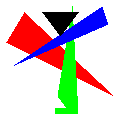

This chart was generated by the following Python code:
import copy
import sys
import numpy
import math
from PIL import Image
from triclip import *
# ...
#image = Image.new("RGBA", (width, height), (0,0,0,0))
# ...
#image.im.putpixel((x,y), (red, green, blue, alpha))
# ...
#image.save(filename)


if len(sys.argv) < 2:
    print("Usage: python your_program.py <input_file>")
    sys.exit(1)

input_file = sys.argv[1]
words = []
x=[]
y=[]
z=[]
w=[]
x_viewport=[]
y_viewport=[]
r=[]
g=[]
b=[]
alpha=[]
t_x=[]
t_y=[]
tri=[]
hyp=False
def getPerspectiveMatrix():
    a=1
    theta=math.pi/2
    n=0.1
    f=10
    t=n*math.tan(theta/2)
    b=-t
    r=a*t
    l=-r
    perspective_matrix=numpy.array([
    [2*n/(r-l),0,0,0],
    [0,2*n/(t-b),0,0],
    [0,0,(f+n)/(f-n),-2*f*n/(f-n)],
    [0,0,1,0]
    ])
    return perspective_matrix

def getPointsByValue(up,low):
    dx=up[0]-low[0]
    dy=up[1]-low[1]
    dz=up[2]-low[2]
    #print(f'{dx},{dy},{dz}')
    if dy==0 :

        return []
    dx=dx/dy
    dz=dz/dy
    dy=1
    oy=math.ceil(low[1])-low[1]
    ox=oy*dx
    oz=oy*dz
    newy=oy+low[0]
    newx=ox+low[1]
    newz=oz+low[2]
    toreturn=[]
    
    while newy<up[1]:
        toreturn.append((newx,newy,newz))
        newx=newx+dx
        newy=newy+dy
        newz=newz+dz
    return toreturn
def getPoints(up_index,low_index):
    dx=x_viewport[up_index]-x_viewport[low_index]
    #print(up_index)
    #print(low_index)
    dy=y_viewport[up_index]-y_viewport[low_index]
    #dz=z_viewport[up_index]-z_viewport[low_index]
    if dy==0 :
        return []
    dx=dx/dy
    #dz=dz/dy
    dy=1
    oy=math.ceil(y_viewport[low_index])-y_viewport[low_index]
    ox=oy*dx
    #oz=oy*dz
    newy=oy+y_viewport[low_index]
    newx=ox+x_viewport[low_index]
    
    
    toreturn=[]
    
    while newy<y_viewport[up_index]:
        toreturn.append((newx,newy))
        newx=newx+dx
        newy=newy+dy
        #newz=newz+dz
    #print(toreturn)
    return toreturn
def viewPort(x,y,w,width,height):
    return ((x/w+1)*width/(2),(y/w+1)*height/(2))
def getLerpLinear(l,m,u,p):
    lu=[u[0]-l[0],u[1]-l[1]] #w1 x
    lm=[m[0]-l[0],m[1]-l[1]] #w2 y
    a=numpy.array([[lu[0],lm[0]],[lu[1],lm[1]]])
    #print(f'{l},{m},{u},{p}')
    #print(a)
    lp=[p[0]-l[0],p[1]-l[1]]
    b=numpy.array(lp)
    #print(b)
    return numpy.linalg.solve(a,b)

def getLerpLinearUnit(l,m,u):
    x=numpy.array([1,0])
    y=numpy.array([0,1])
    lu=[u[0]-l[0],u[1]-l[1]] #w1 x
    lm=[m[0]-l[0],m[1]-l[1]] #w2 y
    a=numpy.array([[lu[0],lm[0]],[lu[1],lm[1]]])
    #print(f'{l},{m},{u},{p}')
    #print(a)
    #print(b)
    return (numpy.linalg.solve(a,x),numpy.linalg.solve(a,y))

def sRGB_to_linear(color):
    linear_color = []
    for value in color:
        normalized_value = value / 255.0
        if normalized_value <= 0.04045:
            linear_value = normalized_value / 12.92
        else:
            linear_value = ((normalized_value + 0.055) / 1.055) ** 2.4
        linear_color.append(linear_value)
    return linear_color
def linear_to_sRGB(color):
    sRGB_color = []
    for value in color:
        if value <= 0.0031308:
            sRGB_value = int(value * 12.92 * 255 + 0.5)
        else:
            sRGB_value = int((1.055 * (value**(1 / 2.4)) - 0.055) * 255 + 0.5)
        sRGB_color.append(sRGB_value)
    return sRGB_color
#mats  primitive->#clip->#[x,y,z,w]*=1/w->perspectiveproject[x,y,z,1]->viewport->(draw)hypinterpolation->

def getColor(up_index,low_index):
    Dx=x_viewport[up_index]-x_viewport[low_index]
    #print(up_index)
    #print(low_index)
    Dy=y_viewport[up_index]-y_viewport[low_index]
    

    dx=Dx/Dy
    dy=1
    oy=math.ceil(y_viewport[low_index])-y_viewport[low_index]
    ox=oy*dx
    newy=oy+y_viewport[low_index]
    newx=ox+x_viewport[low_index]
    dcolor=((r[up_index] -r[low_index] )/Dy,(g[up_index] -g[low_index] )/Dy,(b[up_index] -b[low_index] )/Dy,0)
    color=(r[low_index] ,g[low_index] ,b[low_index] ,255)
    toreturn=[]
    
    while newy<y_viewport[up_index]:
        toreturn.append(color)
        color=(color[0]+dcolor[0],color[1]+dcolor[1],color[2]+dcolor[2],255)
        newx=newx+dx
        newy=newy+dy
    return toreturn
def draw(tri):
    if tri[0]==-1:
        return
    up_index=tri[0]
    low_index=tri[0]
    middle_index=tri[0]
    #print(tri)
    #print(f'up:{up_index},middle:{middle_index},low:{low_index}')
    #print(f'len(y_v):{len(y_viewport)}')
    for a in tri:
        #print(f'up_index={up_index},aaa={a}')
        if y_viewport[up_index]<y_viewport[a]:
            up_index=a
        if y_viewport[a]<y_viewport[low_index]:
            low_index=a
    for a in tri:
        if a!=low_index and a!=up_index:
            middle_index=a
    #print(f'up_index={up_index},middle_index={middle_index},low_index={low_index}')
    line_a=getPoints(up_index,low_index)
    line_b=getPoints(middle_index,low_index)+getPoints(up_index,middle_index)
    if len(line_a)==0 or len(line_b)==0:
        return
    #print(a)
    #print(f'len a = {len(a)},len b ={len(b)}')
    #return
    direction=1
    if line_a[1][0]>=line_b[1][0]:
        direction=-1
    #get the first integer point in the triangle
    #if direction==1:
    #    _x=math.ceil(line_a[0][0])#
    #else :
    #    _x=math.floor(line_a[0][0])#
    #_y=line_a[0][1]
    #first_point=(_x,_y)
    #op=(_x-x[up_index],_y-y[up_index])
    #print(f'''low:{(x_viewport[low_index],y_viewport[low_index])},
    #        middle:{(x_viewport[middle_index],y_viewport[middle_index])},
    #        up:{(x_viewport[up_index],y_viewport[up_index])},
    #        ''')
    #print(f'''low:{(x[low_index],y[low_index])},
    #middle:{(x[middle_index],y[middle_index])},
    #up:{(x[up_index],y[up_index])},
    #''')
    basedepth=z[low_index]
    W1_z=z[up_index]-basedepth
    W2_z=z[middle_index]-basedepth
    base_w=w[low_index]
    W1_w=w[up_index]-base_w
    W2_w=w[middle_index]-base_w
    basecolor=(r[low_index],g[low_index]  ,b[low_index] ,alpha[low_index])
   #print(f'{r[up_index]-r[low_index]},{g[up_index]-g[low_index]},{b[up_index]-b[low_index]}')
    W1=(r[up_index]-r[low_index],g[up_index]-g[low_index],b[up_index]-b[low_index] ,alpha[up_index]-alpha[low_index])
    W2=(r[middle_index] -r[low_index] ,g[middle_index] -g[low_index] ,b[middle_index] -b[low_index] ,alpha[middle_index] -alpha[low_index])
    #print(f'W1={W1}')
    #(unit_x,unit_y)=getLerpLinearUnit((x_viewport[low_index],y_viewport[low_index]),(x_viewport[middle_index],y_viewport[middle_index]),(x_viewport[up_index],y_viewport[up_index]))
    #print(f'{unit_x},{unit_y}')
    for i in range(len(line_a)):
        ax=line_a[i][0]
        bx=line_b[i][0]
        #print(f'ax={ax},bx={bx}')
        #dcolor=(bcolor[i][0]-acolor[i][0],bcolor[i][1]-acolor[i][1],bcolor[i][2]-acolor[i][2],0)
        dx=(line_b[i][0]-line_a[i][0])*direction
        #if dx==0:
        #    dcolor=(0,0,0,0)
        #else:
        #    dcolor=(dcolor[0]/dx,dcolor[1]/dx,dcolor[2]/dx,0)
        #color=(acolor[i][0],acolor[i][0],acolor[i][0],255)
        if direction==1:
            x_value=math.ceil(ax)#
            condition=x_value < bx and x_value>=0 and x_value<=width and line_a[i][1]>=0 and line_a[i][1]<=height
        else :
            x_value=math.floor(ax)#
            condition=x_value >= bx   and x_value>=0 and x_value<=width and line_a[i][1]>=0 and line_a[i][1]<=height

        dif=x_value-ax
        p=(ax+dif,line_a[i][1])
        #print(p)
        #print(f'line y={a[i][1]} x={a[i][0]} -- {b[i][0]}') 
        while condition:#
            #print((int(x_value),int(a[1])))
            #print(f'x,y:({x_value},{round(line_a[i][1])})')
            if x_value> width or line_a[i][1]>height :
                x_value=x_value+direction
                if direction==1:
                    condition=x_value < line_b[i][0]
                else:
                    condition=x_value >= line_b[i][0]                                
                p=(p[0]+direction,p[1])
                break
                
            if x_value== width or line_a[i][1]==height :
                x_value=x_value+direction
                if direction==1:
                    condition=x_value < line_b[i][0]
                else:
                    condition=x_value >= line_b[i][0]                                
                p=(p[0]+direction,p[1])
                continue
           #print(f'{(x_viewport[low_index],y_viewport[low_index])},{(x_viewport[middle_index],y_viewport[middle_index])},{(x_viewport[up_index],y_viewport[up_index])},{p}')
            
            (w1,w2)=getLerpLinear((x_viewport[low_index],y_viewport[low_index]),(x_viewport[middle_index],y_viewport[middle_index]),(x_viewport[up_index],y_viewport[up_index]),p)
            
            #dif_x=_x-first_point[0]
            #dif_y=_y-first_point[1]
            #(w1,w2)=((op[0]+dif_x)*unit_x[0]+(op[1]+dif_y)*unit_y[0],(op[0]+dif_x)*unit_x[1]+(op[1]+dif_y)*unit_y[1])
           
            _depth=basedepth+W1_z*w1+W2_z*w2
            _w=base_w+W1_w*w1+W2_w*w2
            _x=round(x_value)
            _y=round(line_a[i][1])

            #print(f'base{basecolor}+{W1}*{w1}+{W2}*{w2}')
            _r=basecolor[0]+W1[0]*w1+W2[0]*w2
            _g=basecolor[1]+W1[1]*w1+W2[1]*w2
            _b=basecolor[2]+W1[2]*w1+W2[2]*w2
            _a=basecolor[3]+W1[3]*w1+W2[3]*w2
            if hyp:
                _r=_r/_w
                _g=_g/_w
                _b=_b/_w
                _depth=_depth/_w
            #print(f'_x={_x},_y={_y}')
            #print('hi')
            if depth_flag==True:
                #image.im.putpixel((_x,_y),(round(255*_r),round(255*_g),round(255*_b),255))
                #print(f'append{_r},{_g},{_b},{_depth},to ({_x},{_y})')
                pixels[_y][_x].append([_r,_g,_b,_a,_depth])
                (testx,testy)=(2,3)
           #     if _x==testx and _y==testy:
                    #print(f'test{(testx,testy)}{pixels[_y][_x]}')
            else:
                #print("yes")
                #print(f'append{_r},{_g},{_b},to {_x},{_y}')
                pixels[_y][_x][-1]=[(_r),(_g),(_b),1,_depth]
                #print(pixel_depth[round(x_value)][round(a[i][1])])
                #image.im.putpixel((_x,_y),(round(255*_r),round(255*_g),round(255*_b),255))
    
            x_value=x_value+direction
            if direction==1:
                condition=x_value < line_b[i][0]
            else:
                condition=x_value >= line_b[i][0]                                
            p=(p[0]+direction,p[1])
def drawt(tri):
    if tri[0]==-1:
        return
    up_index=tri[0]
    low_index=tri[0]
    middle_index=tri[0]
    #print(tri)
    #print(f'up:{up_index},middle:{middle_index},low:{low_index}')
    #print(f'len(y_v):{len(y_viewport)}')
    for a in tri:
        #print(f'up_index={up_index},aaa={a}')
        if y_viewport[up_index]<y_viewport[a]:
            up_index=a
        if y_viewport[a]<y_viewport[low_index]:
            low_index=a
    for a in tri:
        if a!=low_index and a!=up_index:
            middle_index=a
    #print(f'up_index={up_index},middle_index={middle_index},low_index={low_index}')
    line_a=getPoints(up_index,low_index)
    line_b=getPoints(middle_index,low_index)+getPoints(up_index,middle_index)
    if len(line_a)==0 or len(line_b)==0:
        return
    #print(a)
    #print(f'len a = {len(a)},len b ={len(b)}')
    #return
    direction=1
    if line_a[1][0]>=line_b[1][0]:
        direction=-1
    #get the first integer point in the triangle
    #if direction==1:
    #    _x=math.ceil(line_a[0][0])#
    #else :
    #    _x=math.floor(line_a[0][0])#
    #_y=line_a[0][1]
    #first_point=(_x,_y)
    #op=(_x-x[up_index],_y-y[up_index])
    #print(f'''low:{(x_viewport[low_index],y_viewport[low_index])},
    #        middle:{(x_viewport[middle_index],y_viewport[middle_index])},
    #        up:{(x_viewport[up_index],y_viewport[up_index])},
    #        ''')
    #print(f'''low:{(x[low_index],y[low_index])},
    #middle:{(x[middle_index],y[middle_index])},
    #up:{(x[up_index],y[up_index])},
    #''')
    basedepth=z[low_index]
    W1_z=z[up_index]-basedepth
    W2_z=z[middle_index]-basedepth
    base_w=w[low_index]
    W1_w=w[up_index]-base_w
    W2_w=w[middle_index]-base_w
    basecolor=[t_x[low_index],t_y[low_index]]
   #print(f'{r[up_index]-r[low_index]},{g[up_index]-g[low_index]},{b[up_index]-b[low_index]}')
    W1=[t_x[up_index]-t_x[low_index],t_y[up_index]-t_y[low_index]]
    W2=[t_x[middle_index] -t_x[low_index] ,t_y[middle_index] -t_y[low_index]]
    #print(f'W1={W1}')
    #(unit_x,unit_y)=getLerpLinearUnit((x_viewport[low_index],y_viewport[low_index]),(x_viewport[middle_index],y_viewport[middle_index]),(x_viewport[up_index],y_viewport[up_index]))
    #print(f'{unit_x},{unit_y}')
    for i in range(len(line_a)):
        ax=line_a[i][0]
        bx=line_b[i][0]
        #print(f'ax={ax},bx={bx}')
        #dcolor=(bcolor[i][0]-acolor[i][0],bcolor[i][1]-acolor[i][1],bcolor[i][2]-acolor[i][2],0)
        dx=(line_b[i][0]-line_a[i][0])*direction
        #if dx==0:
        #    dcolor=(0,0,0,0)
        #else:
        #    dcolor=(dcolor[0]/dx,dcolor[1]/dx,dcolor[2]/dx,0)
        #color=(acolor[i][0],acolor[i][0],acolor[i][0],255)
        if direction==1:
            x_value=math.ceil(ax)#
            condition=x_value < bx and x_value>=0 and x_value<=width and line_a[i][1]>=0 and line_a[i][1]<=height
        else :
            x_value=math.floor(ax)#
            condition=x_value >= bx   and x_value>=0 and x_value<=width and line_a[i][1]>=0 and line_a[i][1]<=height

        dif=x_value-ax
        p=(ax+dif,line_a[i][1])
        #print(p)
        #print(f'line y={a[i][1]} x={a[i][0]} -- {b[i][0]}') 
        while condition:#
            #print((int(x_value),int(a[1])))
            #print(f'x,y:({x_value},{round(line_a[i][1])})')
            if x_value> width or line_a[i][1]>height :
                x_value=x_value+direction
                if direction==1:
                    condition=x_value < line_b[i][0]
                else:
                    condition=x_value >= line_b[i][0]                                
                p=(p[0]+direction,p[1])
                break
                
            if x_value== width or line_a[i][1]==height :
                x_value=x_value+direction
                if direction==1:
                    condition=x_value < line_b[i][0]
                else:
                    condition=x_value >= line_b[i][0]                                
                p=(p[0]+direction,p[1])
                continue
           #print(f'{(x_viewport[low_index],y_viewport[low_index])},{(x_viewport[middle_index],y_viewport[middle_index])},{(x_viewport[up_index],y_viewport[up_index])},{p}')
            
            (w1,w2)=getLerpLinear((x_viewport[low_index],y_viewport[low_index]),(x_viewport[middle_index],y_viewport[middle_index]),(x_viewport[up_index],y_viewport[up_index]),p)
            
            #dif_x=_x-first_point[0]
            #dif_y=_y-first_point[1]
            #(w1,w2)=((op[0]+dif_x)*unit_x[0]+(op[1]+dif_y)*unit_y[0],(op[0]+dif_x)*unit_x[1]+(op[1]+dif_y)*unit_y[1])
           
            _depth=basedepth+W1_z*w1+W2_z*w2
            _w=base_w+W1_w*w1+W2_w*w2
            _x=round(x_value)
            _y=round(line_a[i][1])

            #print(f'base{basecolor}+{W1}*{w1}+{W2}*{w2}')
            _t_x=basecolor[0]+W1[0]*w1+W2[0]*w2
            _t_y=basecolor[1]+W1[1]*w1+W2[1]*w2
            #print(f'(_t_x,_t_y)=({_t_x},{_t_y})')
            #print(f'{basecolor[0]}+{W1[0]}*{w1}+{W2[0]}*{w2}')
            if hyp:
                _t_x=_t_x/_w
                _t_y=_t_y/_w
                _depth=_depth/_w
            #print(f'hyp(_t_x,_t_y)=({_t_x},{_t_y})')
            _r,_g,_b,_a=texture.getpixel((_t_x%1*texture_width, _t_y%1*texture_height))
            _r,_g,_b,_a=(_r/255,_g/255,_b/255,_a/255)
            #print( _r,_g,_b,_a)
            #print(f'_x={_x},_y={_y}')
            pixels[_y][_x].append([_r,_g,_b,_a,_depth])
            #(testx,testy)=(2,3)
    
            x_value=x_value+direction
            if direction==1:
                condition=x_value < line_b[i][0]
            else:
                condition=x_value >= line_b[i][0]                                
            p=(p[0]+direction,p[1])
def linearTosRGB(color):
        if color <= 0.0031308:
            return color * 12.92
        else:
            return 1.055 * (color ** (1 / 2.4)) - 0.055
def sRGBToLinear(color):
    if color <= 0.04045:
        return color / 12.92
    else:
        return ((color + 0.055) / 1.055) ** 2.4

depth_flag=False
sRGB=False
frustum=False
cull=False
decals=False
fsaa=0
clipping_mats=numpy.array([[1,0,0,1],[-1,0,0,1],[0,1,0,1],[0,-1,0,1],[0,0,1,1],[0,0,-1,1]])
tris=[]
trits=[]
pixels=[]
texture_width=0
texture_height=0
texcoord=[-1,-1]
try:
    with open(input_file, 'r') as file:
        input_string = file.read()

        # Split the input string into lines
        lines = input_string.splitlines()
        current_color=(255,255,255,255)
        # Trim leading and trailing spaces for each parsed string
        for line in lines:
            line=line.strip()
            newwords=line.split()
            newwords = [word.strip() for word in newwords]
            if len(newwords)==0:
                continue
            if newwords[0]=='png' :
                original_width=int(newwords[1])
                original_height=int(newwords[2])
                name=newwords[3]
            if newwords[0]=='sRGB' :
                sRGB=True
            if newwords[0]=='texture':
                
                texture = Image.open(newwords[1])
                
                texture_width, texture_height = texture.size
            if newwords[0]=='decals':
                decals=True
            if newwords[0]=='texcoord':
                texcoord=[float(newwords[1]),float(newwords[2])]
                #print(newwords[1]+newwords[2])
                #print(f'append{texcoord}')
            if newwords[0]=='cull':
                cull=True
            if newwords[0]=='xyzw' :
                _x=float(newwords[1])
                _y=float(newwords[2])
                _z=float(newwords[3])
                _w=float(newwords[4])
                x.append(_x)
                y.append(_y)
                z.append(_z)
                w.append(_w)
                r.append(current_color[0]/255)
                g.append(current_color[1]/255)
                b.append(current_color[2]/255)
                t_x.append(texcoord[0])
                t_y.append(texcoord[1])
                alpha.append(current_color[3])
                
            if newwords[0]=='trit' :
                trit=[]
                for element in newwords[1:4]:
                    element=int(element)
                    if element>0:
                        trit.append(element-1)
                    else :
                        if element<0:
                            trit.append(len(x)+element)
                #tri=[int(element)-1 if int(element)>0 else len(tri)+int(element) if len(tri)>0 else 3+int(element) for element in newwords[1:4]]
                if decals:
                    tris.append(trit)
                trits.append(trit)
                #print(f"append{tri}")
                #draw(tri)
            if newwords[0]=='rgba':
                current_color=(int(newwords[1]),int(newwords[2]),int(newwords[3]),float(newwords[4]))
            if newwords[0]=='rgb' :
                current_color=(int(newwords[1]),int(newwords[2]),int(newwords[3]),1)
            if newwords[0]=='frustum':
                frustum=True
            if newwords[0]=='fsaa':
                fsaa=int(newwords[1])
            if newwords[0]=='depth':
                depth_flag=True
            
            if newwords[0]=='hyp':
                hyp=True
                
            if newwords[0]=='tri' :
                tri=[]
                for element in newwords[1:4]:
                    element=int(element)
                    if element>0:
                        tri.append(element-1)
                    else :
                        if element<0:
                            tri.append(len(x)+element)
                #tri=[int(element)-1 if int(element)>0 else len(tri)+int(element) if len(tri)>0 else 3+int(element) for element in newwords[1:4]]
                tris.append(tri)
                #print(f"append{tri}")
                #draw(tri)
    if fsaa>0:
        width=original_width*fsaa
        height=original_height*fsaa
    else:
        width=original_width
        height=original_height
    image = Image.new("RGBA", (original_width,original_height), (255,255,255,255))
    pixel_depth=[[10] * width for _ in range(height)]
    #pixels=[[[[0,0,0,0,10]]] * width for _ in range(height)]#rgba
    pixels=[[[[1,1,1,1,10]] for _ in range(width)] for _ in range(height)]
    if cull:
        index=0
        for tri in tris:
            seg_a=[x[tri[1]]-x[tri[0]],y[tri[1]]-y[tri[0]]]
            seg_b=[x[tri[2]]-x[tri[1]],y[tri[2]]-y[tri[1]]]
            if numpy.cross(seg_a, seg_b)>0:
                tris[index][0]=-1
            index+=1
    if frustum:
        planes=[numpy.array([1,0,0,1]),
        numpy.array([-1,0,0,1]),
        numpy.array([0,1,0,1]),
        numpy.array([0,-1,0,1]),
        numpy.array([0,0,1,1]),
        numpy.array([0,0,-1,1]),]
        for plane in planes:
            for i in range(len(tris)):
                if tris[i][0]==-1:
                    continue
                clip_and_append_xsyszs_and_tris(plane,i,tris,x,y,z,w,r,g,b)
    #print(w)
    for i in range(len(x)):
        if(w[i]==0.0):
            x_viewport.append(0)
            y_viewport.append(0)#this value is not going to be used
            continue
        (_x,_y)=viewPort(x[i],y[i],w[i],width,height)
        x_viewport.append(_x)
        y_viewport.append(_y)
    if sRGB:
        for i in range(len(x)):
            r[i]=sRGBToLinear(r[i])
            g[i]=sRGBToLinear(g[i])
            b[i]=sRGBToLinear(b[i])
    if hyp:
        for i in range(len(x)):
            r[i]=r[i]/w[i]
            g[i]=g[i]/w[i]
            b[i]=b[i]/w[i]
            z[i]=z[i]/w[i]
            t_x[i]=t_x[i]/w[i]
            t_y[i]=t_y[i]/w[i]
            w[i]=1/w[i]
            
            
    #print(f'before draw(){pixels[4]}')
    for tri in tris:
        draw(tri)
    
    for tri in trits:
        drawt(tri)
    #print(f'after draw(){pixels[4]}')
    #print(t_x)
    def blendPixel(array_of_pixels):
        target=array_of_pixels[0]
        for pixel_index in range(len(array_of_pixels)):
            if pixel_index==0:
                continue
            a1=array_of_pixels[pixel_index][3]+(1-array_of_pixels[pixel_index][3])*target[3]
            for i in range(3):
                target[i]=(((1-array_of_pixels[pixel_index][3])*target[3])/a1)*target[i]+(array_of_pixels[pixel_index][3]/a1)*array_of_pixels[pixel_index][i]
            target[3]=a1
            target[4]=array_of_pixels[-1][4]
        return target
    
    for x in range(len(pixels[0])):
        for y in range(len(pixels)):
            pixels[y][x].sort(key=lambda x: x[4], reverse=True)
            pixels[y][x]=blendPixel(pixels[y][x])
    with open('bugbug.txt', 'w') as f:
        for sublist in pixels:
            #print(f'{sublist}')
            # Convert each item in the sublist to a string, then join them with commas
            line = ', '.join(map(str, sublist))
            # Write the line to the file, followed by a newline
            f.write(line + '\n')
    
    if fsaa >0:
        pixels_after_fsaa=[[[1,1,1,1]] * original_width for _ in range(original_height)]
        #txt=[[[1,1,1,1]] * original_width for _ in range(original_height)]
        for x1 in range(original_width):
            for y1 in range(original_height):
                increment_count=0
                base=[0,0,0,0]
                for x2 in range(fsaa):
                    for y2 in range(fsaa):
                        #print((start_x+_x,start_y+_y))
                        
                        for i in range(3):
                            base[i]+=pixels[y1*fsaa+y2][x1*fsaa+x2][i]*pixels[y1*fsaa+y2][x1*fsaa+x2][3]

                        increment_count+=pixels[y1*fsaa+y2][x1*fsaa+x2][3]

                        base[3]+=pixels[y1*fsaa+y2][x1*fsaa+x2][3]*1
                        



                        #print(base)
                
                base[3]=base[3]/(fsaa*fsaa)
                if increment_count>0:
                    for i in range(3):
                        base[i]=base[i]/increment_count
                pixels_after_fsaa[y1][x1]=base
                        

    else:   
        pixels_after_fsaa=copy.deepcopy(pixels)
    for y in range((len(pixels_after_fsaa))):
        for x in range(len(pixels_after_fsaa[0])):
            if sRGB or fsaa>0:
                _r=linearTosRGB(pixels_after_fsaa[y][x][0])
                _g=linearTosRGB(pixels_after_fsaa[y][x][1])
                _b=linearTosRGB(pixels_after_fsaa[y][x][2])
                _a=linearTosRGB(pixels_after_fsaa[y][x][3])
                #print((_r,_g,_b))
            else:
                _r=pixels_after_fsaa[y][x][0]
                _g=pixels_after_fsaa[y][x][1]
                _b=pixels_after_fsaa[y][x][2]
                _a=pixels_after_fsaa[y][x][3]
           #print(f'set {_r}, {_g}, {_b},in {x},{y}')
            image.im.putpixel((x,y),(round(255*_r),round(255*_g),round(255*_b),round(255*_a)))
    image.save('bug.png')
    #for x in range(original_width):
    #    for y in range(original_height):
    #        for i in range(4):
    #            pixels_after_fsaa[y][x][i]=round(255*pixels_after_fsaa[y][x][i])
    #print(f'r={r}')
    #print(f'g={g}')
    #print(f'b={b}')
    #print(f'a={alpha}')
except FileNotFoundError:
    print("Input file not found.")
except IOError:
    print("Error reading the input file.")


